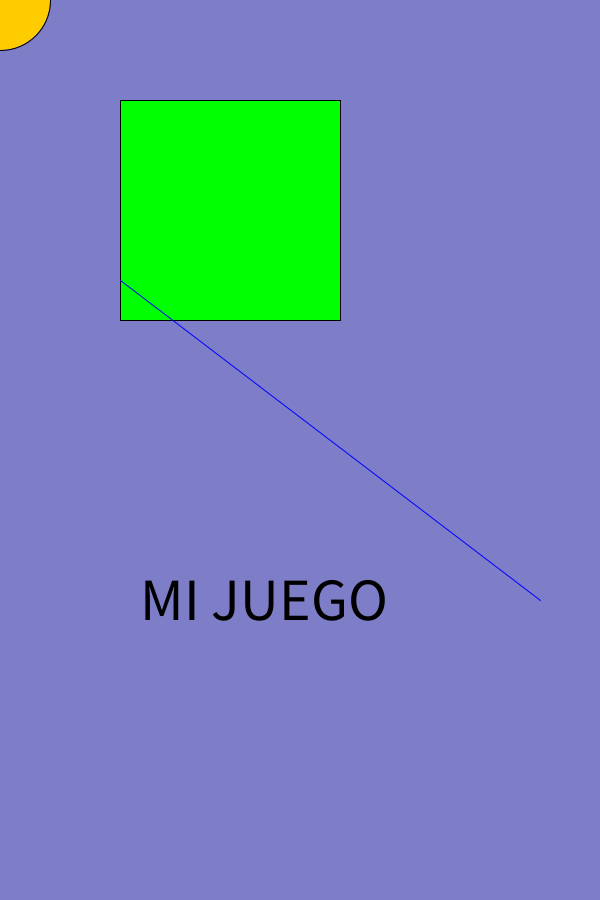
Frame 1 (no input)
Frame 60 (the mouse pressed at the canvas centre just before this capture): identical to frame 1, image omitted
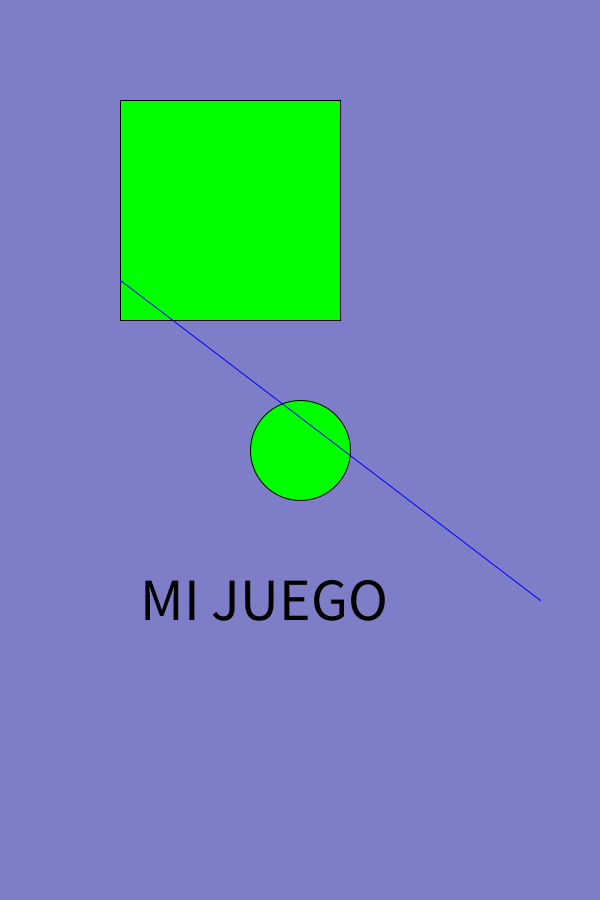
Frame 120 (the mouse held since frame 60 and released just before this capture)

The Processing sketch that drew these frames (run headless with seeded random() and noise(); from frame 60 on, the mouse is pressed at the canvas centre):

// Processing sketch: B4_01_FuncionesPrincipales
// ── B4_01_FuncionesPrincipales.pde
color colorCirculo; //Variable para color del circulo

void setup() {
    colorCirculo = color(255, 204, 0);  // Define color 'c'
    size(600, 900);
}

void draw() {

    //Fondo
    background(125,125,200); //RGB

    //Borde NEGRO
    stroke(0);

    //2d Primitivas
    //CUADRADO
    //Relleno VERDE
    fill(0,255,0);    
    square(120, 100, 220);

    //CIRCULO
    //Relleno ROJO
    fill(colorCirculo);
    circle(mouseX, mouseY, 100);

    //LINEA
    //Borde AZUL
    stroke(0, 0, 255);
    line(120, 280, 540, 600);

    //TEXTO
    fill(0);
    textSize(60);
    text("MI JUEGO", 140, 620); 

}


void mousePressed() {

  //  = mouseX; 
  //  = mouseY; 
  colorCirculo = color(0, 255, 0); 
}

void mouseDragged() {

    //  = mouseX; 
    //  = mouseY; 
}

void mouseReleased() {
    //  = mouseX; 
    //  = mouseY; 
    colorCirculo = color(255, 204, 0);  
}

void keyPressed()
{
    if(key == 'A') {
        println(key);
    }
    else if(key == 'D') {
        println(key);
    }

    if (key == CODED) {
        if (keyCode == UP) {
            println("UP");
        } 
        else if (keyCode == DOWN) {
            println("DOWN");
        } 
    }
}

void keyReleased() {

  println("keyReleased!!");
}
